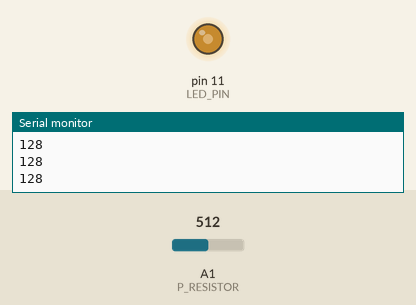
The sketch below on a simulated Arduino Uno, built with avr-gcc and run on an emulated ATmega328P. Shown: output pins drawn as LEDs (lit = HIGH), the last lines printed to the serial monitor. Inputs (shaded band) come from the test bench; at power-on: A1 (P_RESISTOR) = 512.

Above: at 1.2 s.
1.3 s: A1 (P_RESISTOR) set to 716
At 1.8 s:
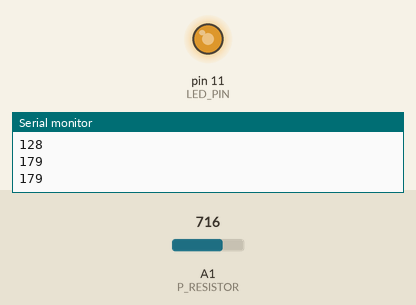
2.9 s: A1 (P_RESISTOR) set to 900
At 4.2 s:
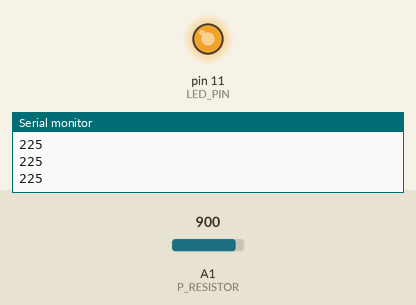
4.5 s: A1 (P_RESISTOR) set to 122
At 5.6 s:
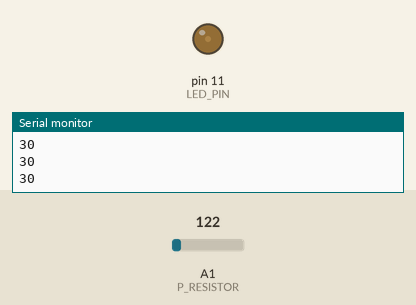
6.1 s: A1 (P_RESISTOR) set to 0
At 6.9 s:
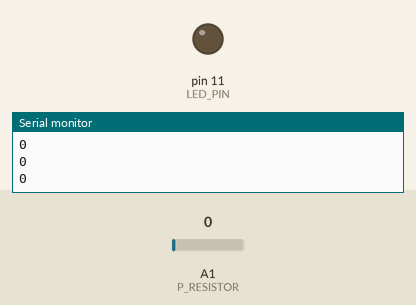
Timing chart, 0 to 8.7 s (numbered marks = the images above; inputs shaded):
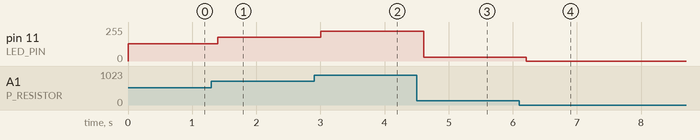

Measured:
- after the input at 1.3 s, pin 11 (LED_PIN): 128/255 → 179/255 after 0.10 s
- after the input at 2.9 s, pin 11 (LED_PIN): 179/255 → 225/255 after 0.10 s
- after the input at 4.5 s, pin 11 (LED_PIN): 225/255 → 30/255 after 0.11 s
- after the input at 6.1 s, pin 11 (LED_PIN): 30/255 → 0/255 after 0.11 s

The sketch:

project7.5.ino
```cpp
#include "arduino_secrets.h"

#define P_RESISTOR A1
#define LED_PIN 11

int pResVal;

void setup() {
  Serial.begin(9600);
  pinMode(LED_PIN, OUTPUT);
}

void loop() {
  pResVal = analogRead(P_RESISTOR);
  int brightness = pResVal / 4;
  Serial.println(brightness);

  analogWrite(LED_PIN, brightness);

  delay(200);
}
```

arduino_secrets.h
```cpp

```
